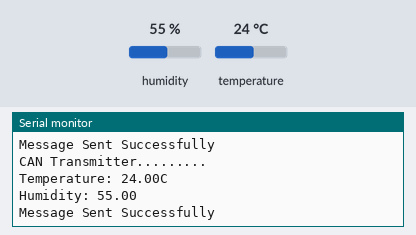
A sketch run on a simulated ESP32. On the bench: the last lines printed to the serial monitor. Inputs (shaded band) come from the test bench; at power-on: humidity 55 %, temperature 24 °C.

Above: at 3.2 s.
3.3 s: humidity set to 22 %
At 5.8 s:
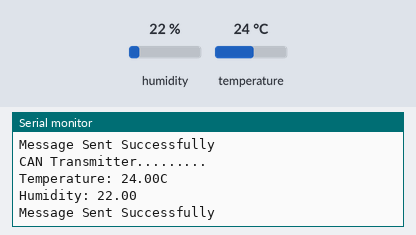
6.0 s: temperature set to 12 °C
At 7.6 s:
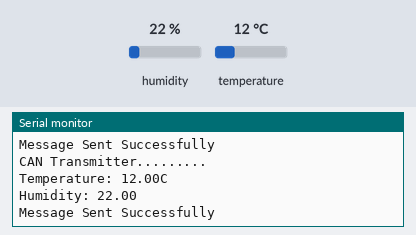
8.7 s: humidity set to 40 %
At 11.5 s:
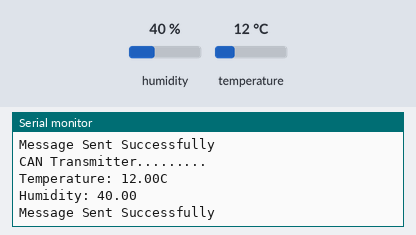
Timing chart, 0 to 13.0 s (numbered marks = the images above; inputs shaded):
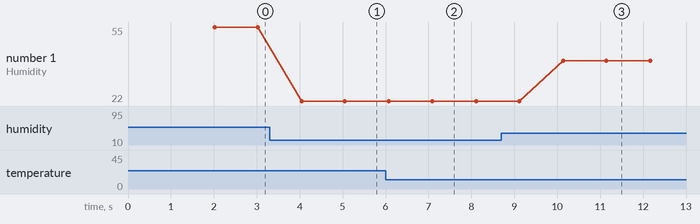

Measured:
- after the input at 3.3 s, the serial monitor: prints a new line after 0.75 s (image 1)
- after the input at 6.0 s, the serial monitor: prints a new line after 0.08 s (image 2)
- after the input at 8.7 s, the serial monitor: prints a new line after 1.4 s (image 3)
- plotted number 1: 55 → 22 after the input at 3.3 s, 22 → 40 after the input at 8.7 s

The sketch:

CAN_Trans_DHT11.ino
```cpp
#include <SPI.h>          // Library for using SPI Communication
#include <mcp2515.h>      // Library for using CAN Communication
#include "DHT.h"

#define DHT11PIN 4
DHT dht(DHT11PIN, DHT11);

struct can_frame canMsg;
MCP2515 mcp2515(2); // chip select CS pin 10

void setup() {
  Serial.begin(115200);
  SPI.begin();    // Begins SPI communication
  dht.begin();

  Serial.println("Initializing MCP2515...");
  if (mcp2515.reset() != MCP2515::ERROR_OK) {
    Serial.println("Error resetting MCP2515");
    while (1);
  }
  mcp2515.setBitrate(CAN_500KBPS, MCP_8MHZ); // Sets CAN at speed 500KBPS and Clock
  mcp2515.setNormalMode();
  Serial.println("MCP2515 Initialized.");
  delay(2000);
  canMsg.can_id = 0x036; // CAN id 0x036
  canMsg.can_dlc = 2;    // Data length code is 2 bytes
}

void loop() {
  float humi = dht.readHumidity();
  float temp = dht.readTemperature();

  if (isnan(humi) || isnan(temp)) {
    Serial.println("Failed to read from DHT sensor!");
    return;
  }

  Serial.println("\nCAN Transmitter.........\n");
  Serial.print("Temperature: ");
  Serial.print(temp);
  Serial.println("C ");
  Serial.print("Humidity: ");
  Serial.println(humi);

  canMsg.data[0] = temp;
  canMsg.data[1] = humi;

  if (mcp2515.sendMessage(&canMsg) != MCP2515::ERROR_OK) {
    Serial.println("Error Sending Message...");
  }
  else {
    Serial.println("Message Sent Successfully");
  }
  delay(1000);
}
```
